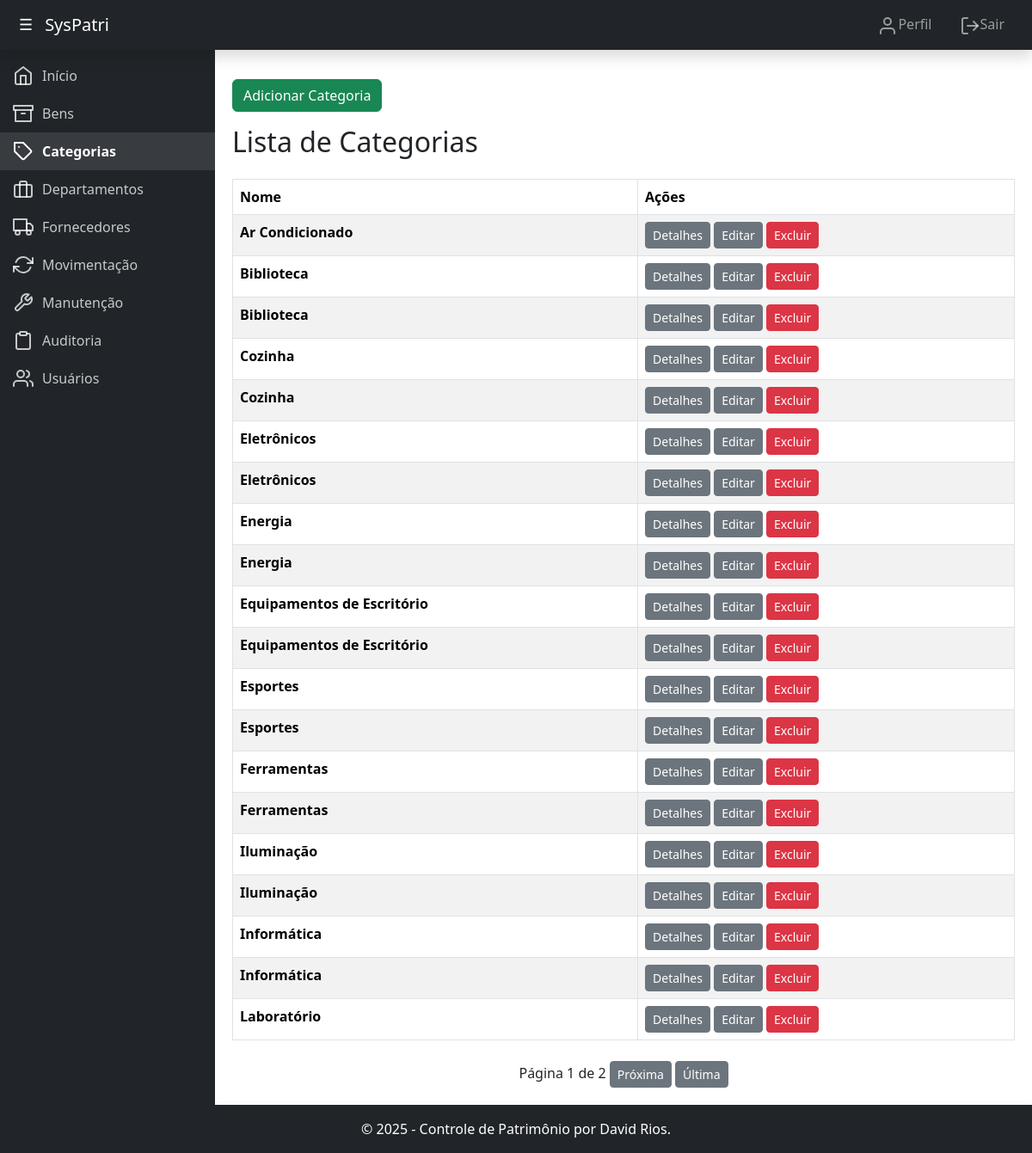
Screenshot of /patrimonio/categorias/ (signed in) with the database file from the repository.
### patrimonio/models.py (models this page shows, shortened)
class Categoria(models.Model):
    nome = models.CharField(max_length=100, verbose_name="Nome")
    descricao = models.TextField(blank=True, null=True, verbose_name="Descrição")
    class Meta:
        verbose_name = "Categoria"
        verbose_name_plural = "Categorias"

### patrimonio/views.py (the view)
# urls.py: path('categorias/', views.listar_categorias, name='listar_categorias'),
@login_required
def listar_categorias(request):
    categorias = Categoria.objects.all().order_by('nome')
    paginator = Paginator(categorias, 20)  # Exibe 20 categorias por página
    page_number = request.GET.get('page')  # Obtém o número da página atual
    page_obj = paginator.get_page(page_number)  # Obtém as categorias para a página atual
    return render(request, 'listar_categorias.html', {'page_obj': page_obj})

### patrimonio/templates/listar_categorias.html (shortened to what this page needs)
{% extends 'base.html' %}
{% block content %}
    <a class="btn btn-success" href="{% url 'adicionar_categoria' %}">Adicionar Categoria</a>
    <h2 class="mb-4">Lista de Categorias</h2>
    <table class="table table-striped table-bordered">
        <thead>
            <tr>
                <th>Nome</th>
                <th class="w-auto">Ações</th>
            </tr>
        </thead>
        <tbody>
            {% for categoria in page_obj %}
                <tr>
                    <td><strong>{{ categoria.nome }}</strong></td>
                    <td class="w-auto">
                        <a class="btn btn-secondary btn-sm" href="{% url 'detalhes_categoria' categoria.pk %}">Detalhes</a>
                        <a class="btn btn-secondary btn-sm" href="{% url 'atualizar_categoria' categoria.pk %}">Editar</a>
                        <a class="btn btn-danger btn-sm" href="{% url 'excluir_categoria' categoria.pk %}" onclick="return confirm('Tem certeza que deseja excluir esta categoria?');">Excluir</a>
                    </td>
                </tr>
            {% endfor %}
        </tbody>
    </table>
    <div class="pagination align-items-center mt-4 d-flex justify-content-center">
        <span class="step-links text-center">
            <span>Página {{ page_obj.number }} de {{ page_obj.paginator.num_pages }}</span>
            {% if page_obj.has_next %}
                <a class="btn btn-secondary btn-sm" href="?page={{ page_obj.next_page_number }}">Próxima</a>
                <a class="btn btn-secondary btn-sm" href="?page={{ page_obj.paginator.num_pages }}">Última</a>
            {% endif %}
        </span>
    </div>
{% endblock %}

### rows the page displays
Categoria: nome "Ar Condicionado"
Categoria: nome "Biblioteca"
Categoria: nome "Biblioteca"
Categoria: nome "Cozinha"
Categoria: nome "Cozinha"
Categoria: nome "Eletrônicos"
Categoria: nome "Eletrônicos"
Categoria: nome "Energia"
Categoria: nome "Energia"
Categoria: nome "Equipamentos de Escritório"
Categoria: nome "Equipamentos de Escritório"
Categoria: nome "Esportes"
Categoria: nome "Esportes"
Categoria: nome "Ferramentas"
Categoria: nome "Ferramentas"
Categoria: nome "Iluminação"
Categoria: nome "Iluminação"
Categoria: nome "Informática"
Categoria: nome "Informática"
Categoria: nome "Laboratório"

### other values shown
{{ page_obj.number }} "1"
{{ page_obj.paginator.num_pages }} "2"
